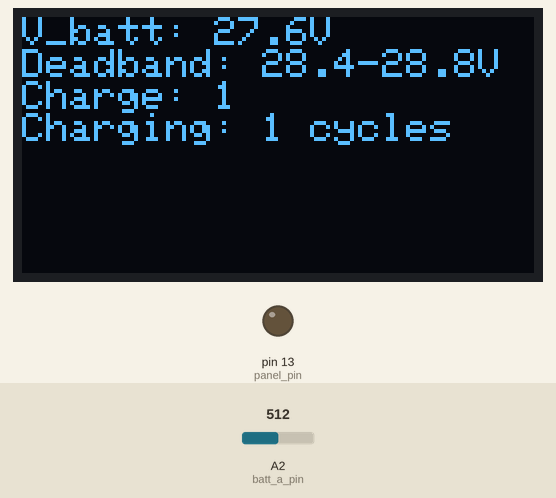
This sketch was run on a simulated Arduino Uno, built with avr-gcc and run on an emulated ATmega328P. Shown: 128×64 one-colour display, output pins drawn as LEDs (lit = HIGH). The inputs (shaded band) are chosen by the test bench; at power-on: A2 (batt_a_pin) = 512. The display library's start-up logo is not drawn; what the sketch prints to the serial monitor is not drawn.

Above: at 1.2 s.
1.3 s: A2 (batt_a_pin) set to 716
At 2.1 s:
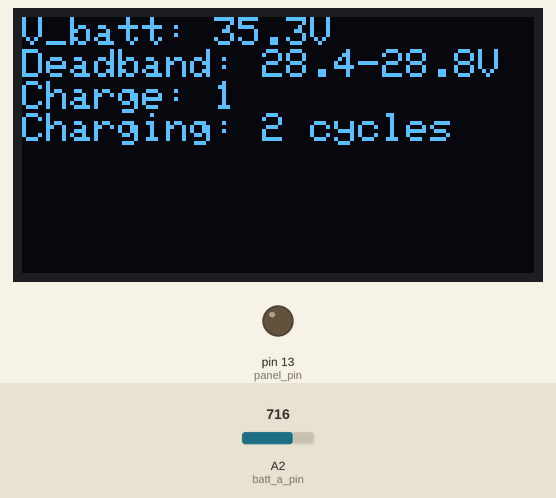
3.7 s: A2 (batt_a_pin) set to 511
At 4.2 s:
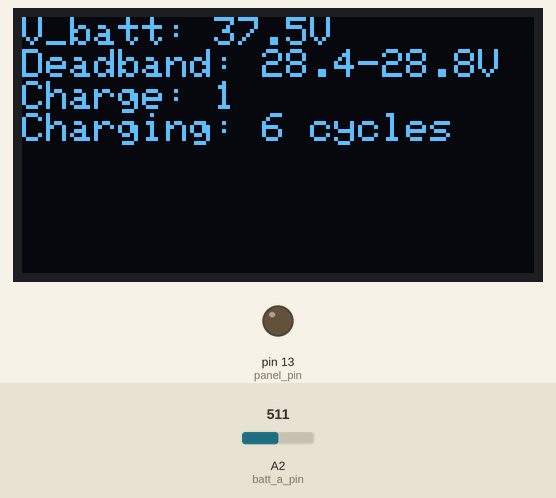
5.8 s: A2 (batt_a_pin) set to 306
At 7.2 s:
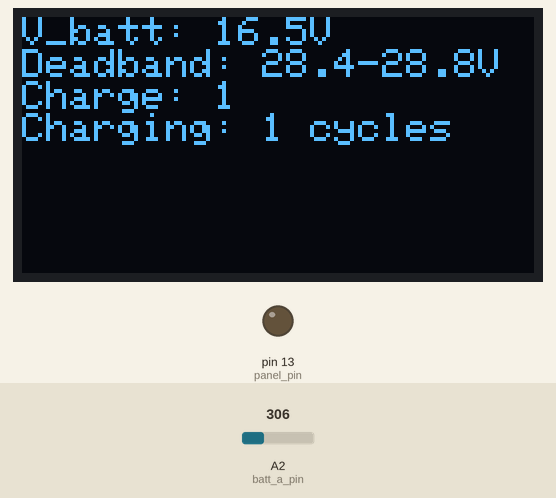
Timing chart, 0 to 8.8 s (numbered marks = the images above; inputs shaded):
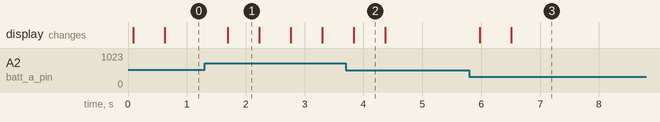

Measured:
- after the input at 1.3 s, the display: changes after 0.39 s (image 1)
- after the input at 5.8 s, the display: first changes after 0.18 s (image 3 shows a later state)
- what the display in image 1 shows lasts 0.5 s, from 1.7 s to 2.2 s

The sketch:

solarhydro.ino
```cpp
#include <SPI.h>
#include <Wire.h>
#include <Adafruit_GFX.h>
#include <Adafruit_SSD1306.h>

#define OLED_RESET 4
Adafruit_SSD1306 display(OLED_RESET);

#define NUMFLAKES 10
#define XPOS 0
#define YPOS 1
#define DELTAY 2


#define LOGO16_GLCD_HEIGHT 16
#define LOGO16_GLCD_WIDTH  16
static const unsigned char PROGMEM logo16_glcd_bmp[] =
{ B00000000, B11000000,
  B00000001, B11000000,
  B00000001, B11000000,
  B00000011, B11100000,
  B11110011, B11100000,
  B11111110, B11111000,
  B01111110, B11111111,
  B00110011, B10011111,
  B00011111, B11111100,
  B00001101, B01110000,
  B00011011, B10100000,
  B00111111, B11100000,
  B00111111, B11110000,
  B01111100, B11110000,
  B01110000, B01110000,
  B00000000, B00110000 };

// number of analog samples to take per reading
#define NUM_SAMPLES 10

int panel_pin = 13;             // Pulls down to energize relay
float charge_upper = 28.8;      // Volts, above which turn off charging if time is satisfied
float charge_lower = 28.4;      // Volts, below which begin charging for at least time_lim cycles
bool charging = true;           // Default to enable charging
int charge_time = 0;            // Counter for number of cycles of charging
int time_lim = 120;             // Number of cycles to charge after dropping below min (estimate 500 ms/cycle)
int batt_a_pin = A2;            // battery voltage divider measure pin
int panel_a_pin = A0;           // panel voltage divider measure pin

// Setup-specific values
float Vcc = 5.03;               // Volts supplied by Arduino
float batt_r1 = 9.80;           // kohms, large resistor of battery bridge
float batt_r2 = 0.981;          // kohms, small resistor of battery bridge
float panel_r1 = 9.75;          // kohms, large resistor of panel bridge
float panel_r2 = 0.979;         // kohms, small resistor of panel bridge


float voltage(float a_in, float v_ref, float r1, float r2) {
  // implement standard voltage bridge equation based on 1024 sample ADC
  // calculate analog input voltage
  float v_pin = v_ref * a_in / 1024.0;
  // calculate resistor bridge multiplier
  float ratio = (r1 + r2) / r2;
  // multiply measured voltage by ratio to get actual voltage
  float v_object = v_pin * ratio;

  return v_object;
}

float pin_average(int input_name, int num_samp, int dwell) {
  // initialize local counting vars
  unsigned char sample_count = 0;
  int sum = 0;
  // Loop num_samp times, measuring pin and adding val to sum var
  while (sample_count < num_samp) {
        sum += analogRead(input_name);
        sample_count++;
        delay(dwell);
    }
  // average the measurements
  float avg_ain = (float)sum / (float)num_samp;

  return avg_ain;
}

void setup()
{
    Serial.begin(9600);
    // by default, we'll generate the high voltage from the 3.3v line internally! (neat!)
    display.begin(SSD1306_SWITCHCAPVCC, 0x3C);  // initialize with the I2C addr 0x3D (for the 128x64)
    // init done
    display.display();
    // Clear the buffer.
    display.clearDisplay();
    display.setTextSize(1);
    display.setTextColor(WHITE);
    display.setCursor(0,0);
    display.println("Hello Hydro!");
    display.display();

    pinMode(panel_pin, OUTPUT);
}

void loop()
{
    // MEASURE BATTERY VOLTAGE
    float batt_ain = pin_average(batt_a_pin, 10, 50);
    // calculate battery voltage
    float v_batt = voltage(batt_ain, Vcc, batt_r1, batt_r2);
    Serial.print("Battery: "); Serial.print(v_batt); Serial.println (" V");

    if (v_batt < charge_lower){
      // Apply panel to battery, start timer
      digitalWrite(panel_pin, LOW);
      charging = true;
      charge_time = 0;
    }
    if (v_batt > charge_upper && charge_time > time_lim){
      // Remove panel from battery, reset timer
      digitalWrite(panel_pin, HIGH);
      charging = false;
      charge_time = 0;
    }

    if (charging){
      charge_time += 1;
    }

    // Tell me what you know
    display.clearDisplay();
    display.setTextSize(1);
    display.setTextColor(WHITE);
    display.setCursor(0,0);
    display.print("V_batt: ");
    display.print(v_batt,1); display.println("V");

    display.print("Deadband: "); display.print(charge_lower, 1);
    display.print("-"); display.print(charge_upper, 1); display.println("V");

    display.print("Charge: "); display.println(charging);

    display.print("Charging: "); display.print(charge_time); display.println(" cycles");
    display.display();


}
```
